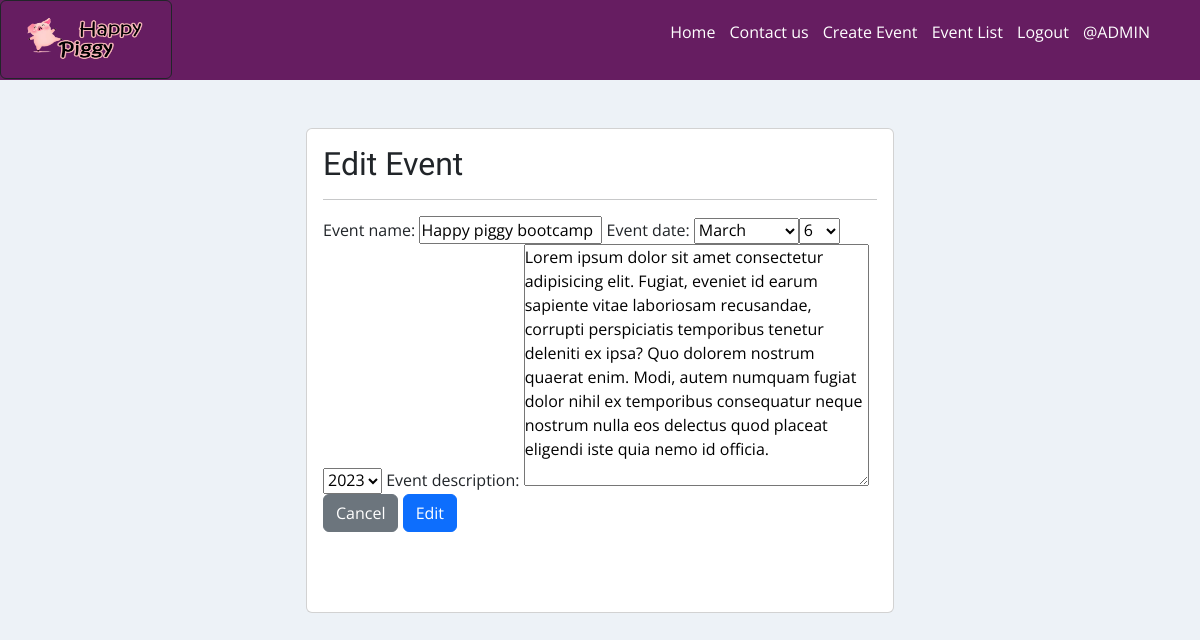
Page /modifyEvent/1/ (signed in) on the committed database.
### manageEvents/models.py (models this page shows, shortened)
class Events(models.Model):
    event_name = models.CharField(max_length=100)
    event_date = models.DateField()
    event_description = models.TextField()
    subscribe = models.ManyToManyField(User, related_name='subscribe', blank=True)

### manageEvents/views.py (the view, shortened to what this page needs)
# urls.py: path('modifyEvent/<id>/', views.modify_event, name="modifyEvent"),
@permission_required('manageEvents.change_events')
def modify_event(request, id):
    event = get_object_or_404(Events, id=id)
    data = {
      'form' : addEvent(instance=event)
    }
    return render( request, 'app/crudEvents/modify.html', data )

### manageEvents/forms.py
class addEvent(forms.ModelForm):
    class Meta:
        model = Events
        fields = ['event_name', 'event_date', 'event_description']
        widgets = {
            "event_date" : forms.SelectDateWidget()
        }

### manageEvents/templates/app/crudEvents/modify.html (shortened to what this page needs)
{% extends 'app/base.html' %}
{% block contenido %}
<br><br>
<div class="row">
    <div class="col-12 col-md-6 offset-md-3">
        <div class="card">
            <div class="card-body">
                <h2>Edit Event</h2>
                <hr>
                <form action="" method="post">
                    {{ form }}
                    <div class="d-flex justify-cotent-end">
                        <input type="submit" value="Cancel" class="btn btn-secondary">&nbsp;
                        <input type="submit" value="Edit" class="btn btn-primary">
                    </div>
                </form>
                <br><br>
            </div>
        </div>
    </div>
</div>
{% endblock contenido %}

### manageEvents/templates/app/base.html (shortened to what this page needs)
<!DOCTYPE html>
<html lang="es">
<head>
    <link href="https://cdn.jsdelivr.net/npm/bootstrap@5.2.0-beta1/dist/css/bootstrap.min.css" rel="stylesheet"
 />
    {% load static %} {%block css%} {%endblock%}
    <link rel="stylesheet" href="{% static 'app/css/style.css' %}" />
</head>
<body>
    <header style="background-color: #661d61">
        <div>
            <a href="{% url 'Home' %}" class="btn btn-outline-dark"> <img class="btn-floating m-2  "
                    src="{% static 'app/img/happy_piggy_logo.png' %}" alt="logo"
                    style="height: 49px; width:130px " /></a>
        </div>
        <div>
            <nav id="nav">
                <ul>
                    <li>
                        <a href="{% url 'Home' %}">Home </a>
                    </li>
                    <li>
                        <a href="{% url 'ContactUs' %}">Contact us</a>
                    </li>
                    {% if perms.manageEvents.add_events %}
                    <li>
                        <a href="{% url 'addEvent' %}">Create Event</a>
                    </li>
                    {% endif %} {% if perms.manageEvents.views_events %}
                    <li><a href="{% url 'readEvents' %}">Event List</a></li>
                    {% endif %} {% if user.is_authenticated %}
                    <li>
                        <a href="{% url 'logout' %}">Logout</a>
                    </li>
                    <li><a href="#">@{{ user.username | upper }}</a></li>
                    {% endif %}
                </ul>
            </nav>
        </div>
    </header>
    <section>
        <div>{%block contenido%} {%endblock%}</div>
    </section>
</body>
</html>

### manageEvents/static/app/css/style.css (style rules this page uses)
* { margin: 0; padding: 0; }
body { background-color: #edf2f7; font-family: "Open Sans", sans-serif; }
h1, h2 { font-family: "Balsamiq Sans", cursive; }
header { width: 100%; height: 80px; background-color: #661d61; display: flex; justify-content: space-between; }
header > div { width: 50%; }
nav { display: flex; justify-content: flex-end; align-items: center; height: 100%; }
nav > ul { margin-right: 50px; }
nav > ul > li { display: inline; margin-left: 10px; }
nav a { color: white; text-decoration: none; }

### rows in the picture
Events: event_name "Happy piggy bootcamp", event_description "Lorem ipsum dolor sit amet consectetur adipisicing elit. Fugiat, eveniet id earum sapiente vitae laboriosam recusandae, corrupti perspiciatis temporibus tenetur deleniti ex ipsa? Quo dolorem nostrum quaerat enim. Modi, autem numquam fugiat dolor nihil ex temporibus consequatur neque nostrum nulla eos delectus quod placeat eligendi iste quia nemo id officia."

### other values in the picture
{{ user.username | upper }} "ADMIN"
